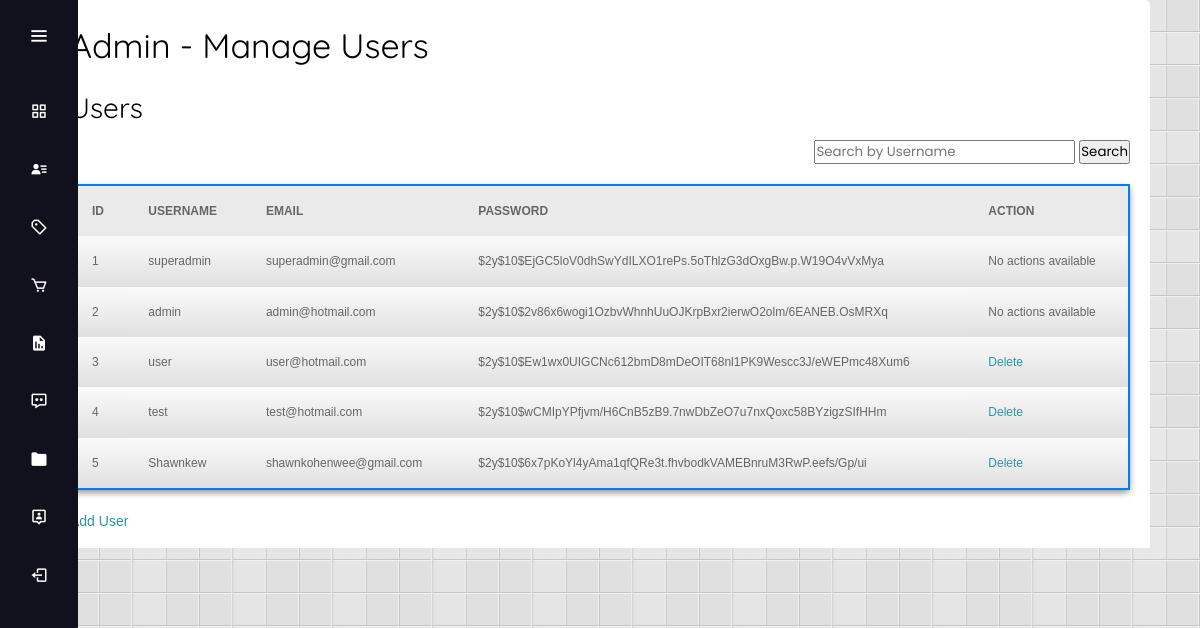
/admin.php (signed in), run on an earlier commit of the app's database.
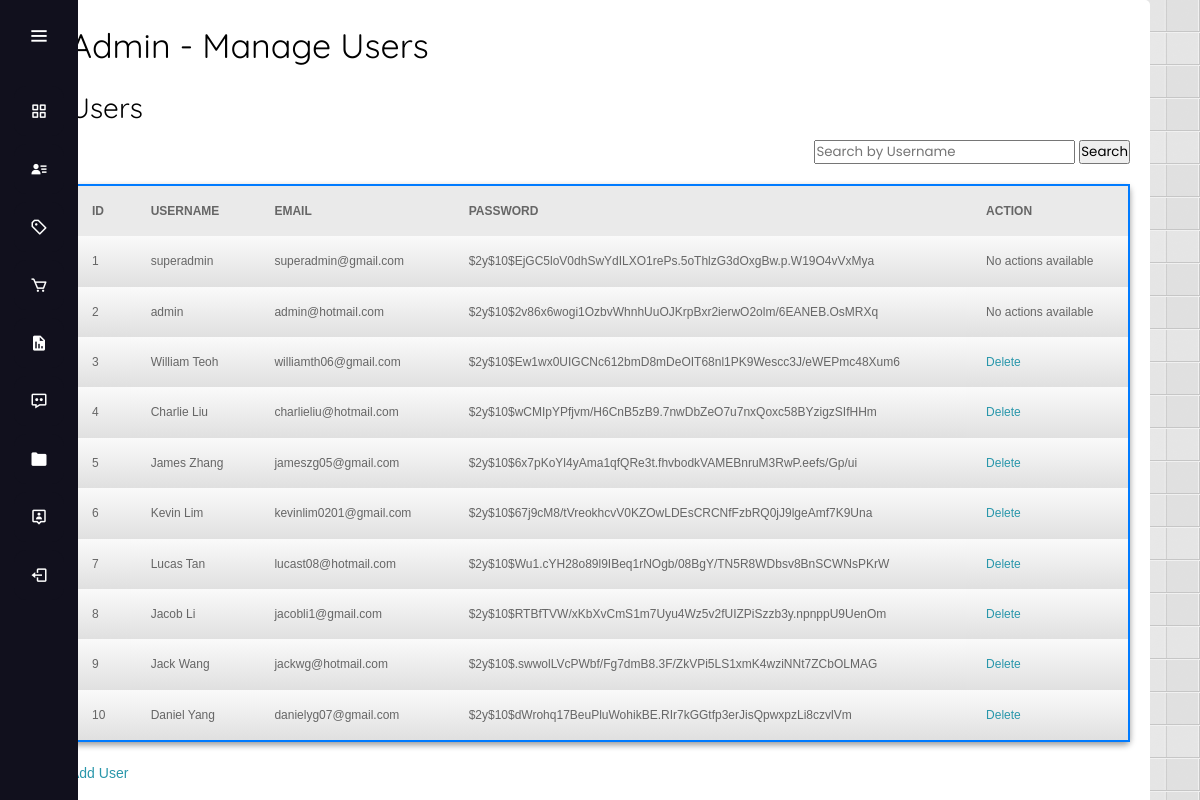
And on a later commit of the database.
### tables this page shows
CREATE TABLE `user` (
  `id` int(5) NOT NULL,
  `username` varchar(25) NOT NULL,
  `email` varchar(50) NOT NULL,
  `password` varchar(255) NOT NULL,
  `role` varchar(255) NOT NULL
);

### admin.php (the view, shortened to what this page needs)
<!DOCTYPE HTML>
<html lang="en">
<head>
    <link rel="stylesheet" type="text/css" media="screen" href="./css/admin_style.css">
    <link rel="stylesheet" type="text/css" media="screen" href="./css/user.css">
    <link rel="stylesheet" type="text/css" href="js/fancybox/jquery.fancybox.css" media="all">
</head>
<?php
include 'admin_sidebar.php';
?>
<body>
    <div id="manage_user">
        <h1>Admin - Manage Users</h1>
        <div class="user-list">
            <h2>Users</h2>
            <div class="filter-container">
                <form method="GET" action="">
                    <input type="text" name="search" placeholder="Search by Username" value="<?php echo isset($_GET['search']) ? $_GET['search'] : '' ?>">
                    <input type="submit" value="Search">
                </form>
            </div>
            <table class="user-table" border="1" width="700px" height="100px">
                <tr>
                    <th>ID</th>
                    <th>Username</th>
                    <th>Email</th>
                    <th>Password</th>
                    <th>Action</th>
                </tr>
                <?php
                $query = "SELECT * FROM user";
                $result = mysqli_query($connect, $query);
                while ($row = mysqli_fetch_assoc($result)) {
                ?>
                    <tr>
                        <td><?php echo $row["id"]; ?></td>
                        <td><?php echo $row["username"]; ?></td>
                        <td><?php echo $row["email"]; ?></td>
                        <td><?php echo $row["password"]; ?></td>
                        <?php if ($row["role"] === 'superadmin' || $row["role"] === 'admin') { ?>
                            <td>No actions available</td>
                        <?php } else { ?>
                            <td><a href="admin_delete_user.php?del&id=<?php echo $row['id']; ?>" onclick="return confirmation();">Delete</a></td>
                        <?php } ?>
                    </tr>
                <?php
                }
                ?>
            </table>
            <div class="edit-buttons">
                <a class="add_btn" href="admin_add_user.php">Add User</a>
            </div>
        </div>
    </div>
</body>
</html>

What changed in the data, as far as the page shows it:
changed user "$2y$10$Ew1wx0UIGCNc612bmD8mDeOIT68nl1PK9Wescc3J/eWEPmc48Xum6": username "user" → "William Teoh"; email "user@hotmail.com" → "williamth06@gmail.com"
changed user "$2y$10$wCMIpYPfjvm/H6CnB5zB9.7nwDbZeO7u7nxQoxc58BYzigzSIfHHm": username "test" → "Charlie Liu"; email "test@hotmail.com" → "charlieliu@hotmail.com"
changed user "$2y$10$6x7pKoYl4yAma1qfQRe3t.fhvbodkVAMEBnruM3RwP.eefs/Gp/ui": username "Shawnkew" → "James Zhang"; email "shawnkohenwee@gmail.com" → "jameszg05@gmail.com"
added user: id "6", username "Kevin Lim", email "kevinlim0201@gmail.com", password "$2y$10$67j9cM8/tVreokhcvV0KZOwLDEsCRCNfFzbRQ0jJ9lgeAmf7K9Una"
added user: id "7", username "Lucas Tan", email "lucast08@hotmail.com", password "$2y$10$Wu1.cYH28o89l9IBeq1rNOgb/08BgY/TN5R8WDbsv8BnSCWNsPKrW"
added user: id "8", username "Jacob Li", email "jacobli1@gmail.com", password "$2y$10$RTBfTVW/xKbXvCmS1m7Uyu4Wz5v2fUIZPiSzzb3y.npnppU9UenOm"
added user: id "9", username "Jack Wang", email "jackwg@hotmail.com", password "$2y$10$.swwolLVcPWbf/Fg7dmB8.3F/ZkVPi5LS1xmK4wziNNt7ZCbOLMAG"
added user: id "10", username "Daniel Yang", email "danielyg07@gmail.com", password "$2y$10$dWrohq17BeuPluWohikBE.RIr7kGGtfp3erJisQpwxpzLi8czvlVm"
